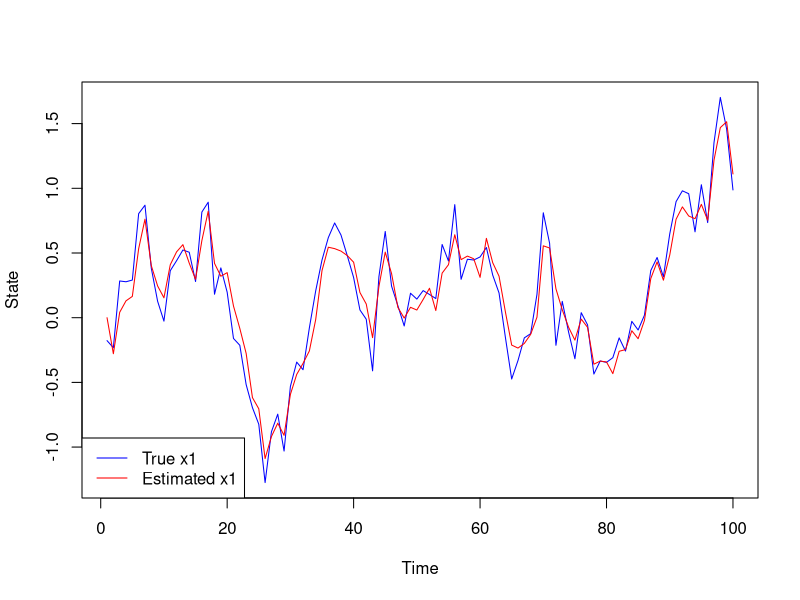

Source code (R):
# AUTHOR: OZAN HATIPOGLU - ADVANCED TIME SERIES LECTURE NOTES
# Extended Kalman Filter
set.seed(123) # For reproducibility
T <- 100 # Number of time steps
phi <- 0.9 # AR coefficient for x1

# Correctly generate AR(1) process for x1 using base R filter function
x1 <- stats::filter(rnorm(T, sd = sqrt(0.1)), phi, method = "recursive") 

alpha <- cumsum(rnorm(T, sd = sqrt(0.02))) # Random walk for alpha
# Ensure x2 is calculated correctly by adjusting dimensions
x2 <- 0.1 + alpha[-T] * x1[-length(x1)] + rnorm(T-1, sd = sqrt(0.1)) 
x2 <- c(0, x2) # Prepend initial value to align dimensions if necessary

# Construct observations with noise for both x1 and x2
y <- rbind(x1 + rnorm(T, sd = 0.1), x2 + rnorm(T, sd = 0.1))

# Placeholder for EKF implementation - the rest of the implementation would follow as before

# Note: Ensure the rest of your EKF implementation and data handling logic accounts for the corrected x1 and x2 dimensions


# Initialize
xhat <- matrix(0, nrow = 3, ncol = T) # State estimates
P <- array(0, dim = c(3, 3, T)) # Covariance estimates
P[,,1] <- diag(3) # Initial covariance estimate
Q <- diag(c(0.1, 0.1, 0.02)) # Process noise covariance
R <- diag(2) * 0.1 # Observation noise covariance
H <- matrix(c(1,0,0, 0,1,0), nrow = 2, byrow = TRUE) # Observation matrix

# EKF
for (t in 2:T) {
  # Prediction
  A <- matrix(c(1,0,0, 0,1,xhat[1,t-1], 0,0,1), nrow = 3) # State transition matrix
  xhat_pred <- A %*% xhat[,t-1]
  P_pred <- A %*% P[,,t-1] %*% t(A) + Q
  
  # Update
  K <- P_pred %*% t(H) %*% solve(H %*% P_pred %*% t(H) + R)
  xhat[,t] <- xhat_pred + K %*% (y[,t] - H %*% xhat_pred)
  P[,,t] <- (diag(3) - K %*% H) %*% P_pred
}

# Visualization
plot(x1, type = 'l', col = 'blue', ylim = range(c(xhat[1,], x1)), ylab = 'State', xlab = 'Time')
lines(xhat[1,], col = 'red')
legend('bottomleft', legend = c('True x1', 'Estimated x1'), col = c('blue', 'red'), lty = 1)
